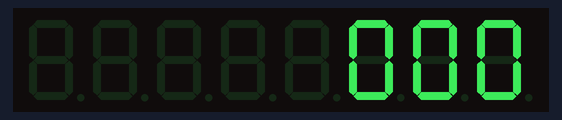
This sketch was run on a simulated Arduino Uno, built with avr-gcc and run on an emulated ATmega328P. Parts: 8-digit seven-segment display.

Above: at 0.1 s.
At 1.1 s:
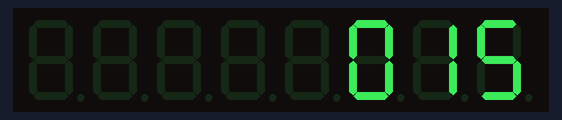
At 1.71 s:
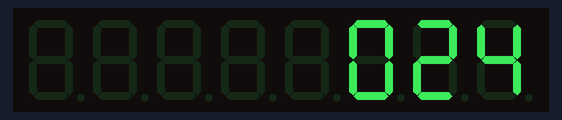
At 3.31 s:
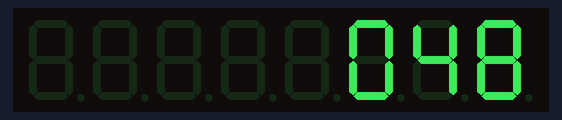
At 4.92 s:
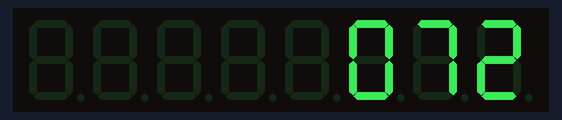
At 6.7 s:
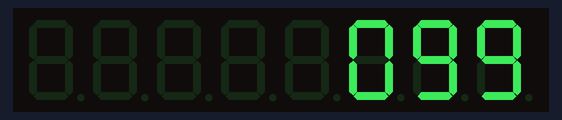

The sketch:

lab3_2_2.ino
```cpp
#include "LedControl.h"
LedControl lc = LedControl(19, 18, 5, 1);

unsigned long delaytime = 250;
void setup() {
  lc.shutdown(0, false);
  lc.setIntensity(0, 8);
  lc.clearDisplay(0);
}
bool h = false;

void loop() {
  int x = 0;
  while (x <= 100 && !h) {
    lc.setDigit(0, 2, x /100, false);
    lc.setDigit(0, 1, (x%100)/10 , false);
    lc.setDigit(0, 0, x % 10, false);
    x += 3;
    if(x>100)
      h = true;
    delay(200);
  }
}
```
